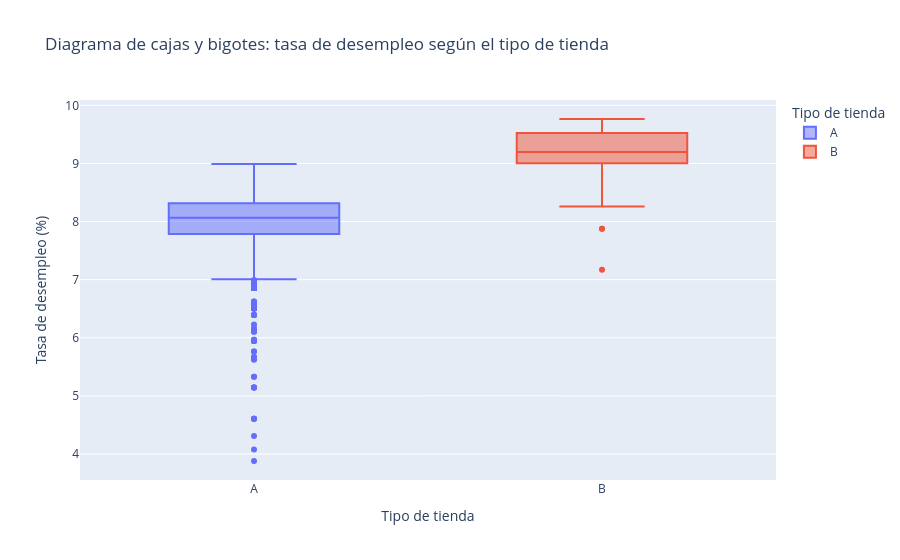

The code cell stored with this chart in its notebook:
### Code cell
#Versión más interactiva 
import plotly.express as px

fig = px.box(
    df,
    x="type",
    y="unemployment",
    color="type",
    points="outliers",  # También puedes usar "all" para mostrar todos los puntos
    title="Diagrama de cajas y bigotes: tasa de desempleo según el tipo de tienda",
    labels={
        "type": "Tipo de tienda",
        "unemployment": "Tasa de desempleo (%)"
    }
)

fig.show()

### Figure 1 — Plotly figure (JSON) as saved in the notebook; plotly's stock layout.template omitted (floating-point values rounded to 4 significant figures; data arrays with more than 128 entries replaced by an {"elided": "..."} marker saying what was removed)
{"data": [{"alignmentgroup": "True", "boxpoints": "outliers", "hovertemplate": "Tipo de tienda=%{x}<br>Tasa de desempleo (%)=%{y}<extra></extra>", "legendgroup": "A", "marker": {"color": "#636efa"}, "name": "A", "notched": false, "offsetgroup": "A", "orientation": "v", "showlegend": true, "type": "box", "x": {"elided": "9872 str values"}, "x0": " ", "xaxis": "x", "y": {"elided": "9872 float values"}, "y0": " ", "yaxis": "y"}, {"alignmentgroup": "True", "boxpoints": "outliers", "hovertemplate": "Tipo de tienda=%{x}<br>Tasa de desempleo (%)=%{y}<extra></extra>", "legendgroup": "B", "marker": {"color": "#EF553B"}, "name": "B", "notched": false, "offsetgroup": "B", "orientation": "v", "showlegend": true, "type": "box", "x": {"elided": "902 str values"}, "x0": " ", "xaxis": "x", "y": {"elided": "902 float values"}, "y0": " ", "yaxis": "y"}], "layout": {"boxmode": "overlay", "legend": {"title": {"text": "Tipo de tienda"}, "tracegroupgap": 0}, "title": {"text": "Diagrama de cajas y bigotes: tasa de desempleo según el tipo de tienda"}, "xaxis": {"anchor": "y", "categoryarray": ["A", "B"], "categoryorder": "array", "domain": [0, 1], "title": {"text": "Tipo de tienda"}}, "yaxis": {"anchor": "x", "domain": [0, 1], "title": {"text": "Tasa de desempleo (%)"}}}}
